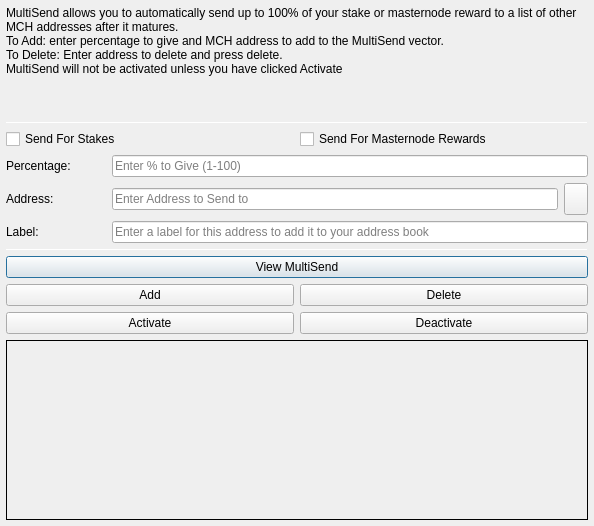
<?xml version="1.0" encoding="UTF-8"?>
<ui version="4.0">
 <class>MultiSendDialog</class>
 <widget class="QDialog" name="MultiSendDialog">
  <property name="windowModality">
   <enum>Qt::NonModal</enum>
  </property>
  <property name="geometry">
   <rect>
    <x>0</x>
    <y>0</y>
    <width>594</width>
    <height>526</height>
   </rect>
  </property>
  <property name="windowTitle">
   <string>MultiSend</string>
  </property>
  <layout class="QVBoxLayout" name="verticalLayout" stretch="0">
   <property name="leftMargin">
    <number>6</number>
   </property>
   <property name="topMargin">
    <number>6</number>
   </property>
   <property name="rightMargin">
    <number>6</number>
   </property>
   <property name="bottomMargin">
    <number>6</number>
   </property>
   <item>
    <layout class="QVBoxLayout" name="verticalLayout_Main" stretch="1,1,1,0,1,1,1">
     <item>
      <widget class="QLabel" name="label_2">
       <property name="lineWidth">
        <number>1</number>
       </property>
       <property name="text">
        <string>MultiSend allows you to automatically send up to 100% of your stake or masternode reward to a list of other MCH addresses after it matures.
To Add: enter percentage to give and MCH address to add to the MultiSend vector.
To Delete: Enter address to delete and press delete.
MultiSend will not be activated unless you have clicked Activate</string>
       </property>
       <property name="alignment">
        <set>Qt::AlignLeading|Qt::AlignLeft|Qt::AlignTop</set>
       </property>
       <property name="wordWrap">
        <bool>true</bool>
       </property>
      </widget>
     </item>
     <item>
      <widget class="Line" name="line">
       <property name="minimumSize">
        <size>
         <width>0</width>
         <height>1</height>
        </size>
       </property>
       <property name="maximumSize">
        <size>
         <width>16777215</width>
         <height>1</height>
        </size>
       </property>
       <property name="orientation">
        <enum>Qt::Horizontal</enum>
       </property>
      </widget>
     </item>
     <item>
      <layout class="QVBoxLayout" name="verticalLayout_Settings">
       <item>
        <layout class="QHBoxLayout" name="horizontalLayout">
         <item>
          <widget class="QCheckBox" name="multiSendStakeCheckBox">
           <property name="text">
            <string>Send For Stakes</string>
           </property>
          </widget>
         </item>
         <item>
          <widget class="QCheckBox" name="multiSendMasternodeCheckBox">
           <property name="text">
            <string>Send For Masternode Rewards</string>
           </property>
          </widget>
         </item>
        </layout>
       </item>
       <item>
        <layout class="QHBoxLayout" name="horizontalLayout_6">
         <item>
          <widget class="QLabel" name="label">
           <property name="minimumSize">
            <size>
             <width>100</width>
             <height>0</height>
            </size>
           </property>
           <property name="toolTip">
            <string>Percentage of stake to send</string>
           </property>
           <property name="text">
            <string>Percentage:</string>
           </property>
          </widget>
         </item>
         <item>
          <widget class="QLineEdit" name="multiSendPercentEdit">
           <property name="toolTip">
            <string>Enter whole numbers 1 - 100</string>
           </property>
           <property name="placeholderText">
            <string>Enter % to Give (1-100)</string>
           </property>
          </widget>
         </item>
        </layout>
       </item>
       <item>
        <layout class="QHBoxLayout" name="horizontalLayout_7">
         <item>
          <widget class="QLabel" name="label_5">
           <property name="minimumSize">
            <size>
             <width>100</width>
             <height>0</height>
            </size>
           </property>
           <property name="toolTip">
            <string>Address to send portion of stake to</string>
           </property>
           <property name="text">
            <string>Address:</string>
           </property>
          </widget>
         </item>
         <item>
          <widget class="QLineEdit" name="multiSendAddressEdit">
           <property name="toolTip">
            <string/>
           </property>
           <property name="placeholderText">
            <string>Enter Address to Send to</string>
           </property>
          </widget>
         </item>
         <item>
          <widget class="QToolButton" name="addressBookButton">
           <property name="maximumSize">
            <size>
             <width>16777215</width>
             <height>32</height>
            </size>
           </property>
           <property name="toolTip">
            <string>Choose an address from the address book</string>
           </property>
           <property name="text">
            <string/>
           </property>
           <property name="icon">
            <iconset resource="../mktcash.qrc">
             <normaloff>:/icons/address-book</normaloff>:/icons/address-book</iconset>
           </property>
           <property name="shortcut">
            <string>Alt+A</string>
           </property>
          </widget>
         </item>
        </layout>
       </item>
      </layout>
     </item>
     <item>
      <layout class="QHBoxLayout" name="horizontalLayout_3">
       <item>
        <widget class="QLabel" name="label_3">
         <property name="minimumSize">
          <size>
           <width>100</width>
           <height>0</height>
          </size>
         </property>
         <property name="text">
          <string>Label:</string>
         </property>
        </widget>
       </item>
       <item>
        <widget class="QLineEdit" name="labelAddressLabelEdit">
         <property name="placeholderText">
          <string>Enter a label for this address to add it to your address book</string>
         </property>
        </widget>
       </item>
      </layout>
     </item>
     <item>
      <widget class="Line" name="line_2">
       <property name="minimumSize">
        <size>
         <width>0</width>
         <height>1</height>
        </size>
       </property>
       <property name="maximumSize">
        <size>
         <width>16777215</width>
         <height>1</height>
        </size>
       </property>
       <property name="orientation">
        <enum>Qt::Horizontal</enum>
       </property>
      </widget>
     </item>
     <item>
      <layout class="QVBoxLayout" name="verticalLayout_Buttons">
       <item>
        <layout class="QHBoxLayout" name="horizontalLayout_4">
         <item>
          <widget class="QPushButton" name="viewButton">
           <property name="toolTip">
            <string/>
           </property>
           <property name="statusTip">
            <string>View MultiSend Vector</string>
           </property>
           <property name="text">
            <string>View MultiSend</string>
           </property>
          </widget>
         </item>
        </layout>
       </item>
       <item>
        <layout class="QHBoxLayout" name="horizontalLayout_2">
         <item>
          <widget class="QPushButton" name="addButton">
           <property name="toolTip">
            <string/>
           </property>
           <property name="statusTip">
            <string>Add to MultiSend Vector</string>
           </property>
           <property name="text">
            <string>Add</string>
           </property>
          </widget>
         </item>
         <item>
          <widget class="QPushButton" name="deleteButton">
           <property name="toolTip">
            <string/>
           </property>
           <property name="statusTip">
            <string>Delete Address From MultiSend Vector</string>
           </property>
           <property name="text">
            <string>Delete</string>
           </property>
          </widget>
         </item>
        </layout>
       </item>
       <item>
        <layout class="QHBoxLayout" name="horizontalLayout_5">
         <item>
          <widget class="QPushButton" name="activateButton">
           <property name="statusTip">
            <string>Activate MultiSend</string>
           </property>
           <property name="text">
            <string>Activate</string>
           </property>
          </widget>
         </item>
         <item>
          <widget class="QPushButton" name="disableButton">
           <property name="statusTip">
            <string>Deactivate MultiSend</string>
           </property>
           <property name="text">
            <string>Deactivate</string>
           </property>
          </widget>
         </item>
        </layout>
       </item>
      </layout>
     </item>
     <item>
      <widget class="QLabel" name="message">
       <property name="minimumSize">
        <size>
         <width>0</width>
         <height>180</height>
        </size>
       </property>
       <property name="frameShape">
        <enum>QFrame::Panel</enum>
       </property>
       <property name="frameShadow">
        <enum>QFrame::Plain</enum>
       </property>
       <property name="lineWidth">
        <number>1</number>
       </property>
       <property name="midLineWidth">
        <number>1</number>
       </property>
       <property name="text">
        <string/>
       </property>
       <property name="alignment">
        <set>Qt::AlignLeading|Qt::AlignLeft|Qt::AlignTop</set>
       </property>
       <property name="wordWrap">
        <bool>true</bool>
       </property>
      </widget>
     </item>
    </layout>
   </item>
  </layout>
 </widget>
 <resources>
  <include location="../mktcash.qrc"/>
 </resources>
 <connections/>
</ui>
